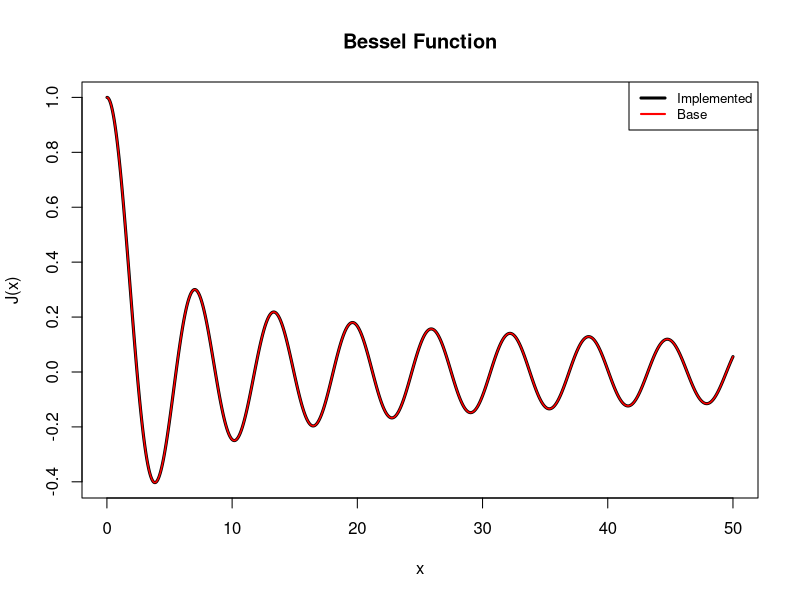

The R source for this figure:
library(deSolve) #import library deSolve

#Initiate the initial values:
st <- c(y1 = 1, dy1 = 0)
#y1 = 0.005, dy1 = 1/2 for order 1.

#Order of the Bessel Equation
k <- 0

#Insert the Bessel function : (x^2)y'' + xy' + (x^2 - k^2)y = 0, k = 0
BesselFunction <- function(x,y,p){ 
  dy1 <- y[2] #y' = y[2]
  dy2 <- -(((x^2)-k^2)*y[1]+(x*y[2]))/(x^2) #Isolate y[2]'
  list(c(dy1,dy2))
}

#The time start at 0.01 to not cause problems dividing by 0.
times <- seq(from = 0.01, to = 50, by = 0.01)

#Using the function ode from deSolve to solve the problem
out <- ode(y = st, func = BesselFunction, times = times)

#Bessel function of the first kind already implemented in R
Jzero <- besselJ(times, k)

#To view the first 10 iterations:
head(out, n = 10)
head(Jzero, n = 10)

#To view the last 10 iterations:
tail(out, n = 10)
tail(Jzero, n = 10)

#To view between 100 iterations and 120 iterations:
out[100:120, c("time", "y1")]
Jzero[100:120]

#Plot the function.
plot(times, out[,"y1"], type = "l", xlab = "x", ylab = "J(x)", lwd = 3,
     main = "Bessel Function", col = "black")
lines(times, Jzero, type = "l", col = "red", lwd = 1.5)
legend("topright", legend=c("Implemented", "Base"),
       col=c("black", "red"), lty=1:1, lwd=3:1.5, cex=0.8)
